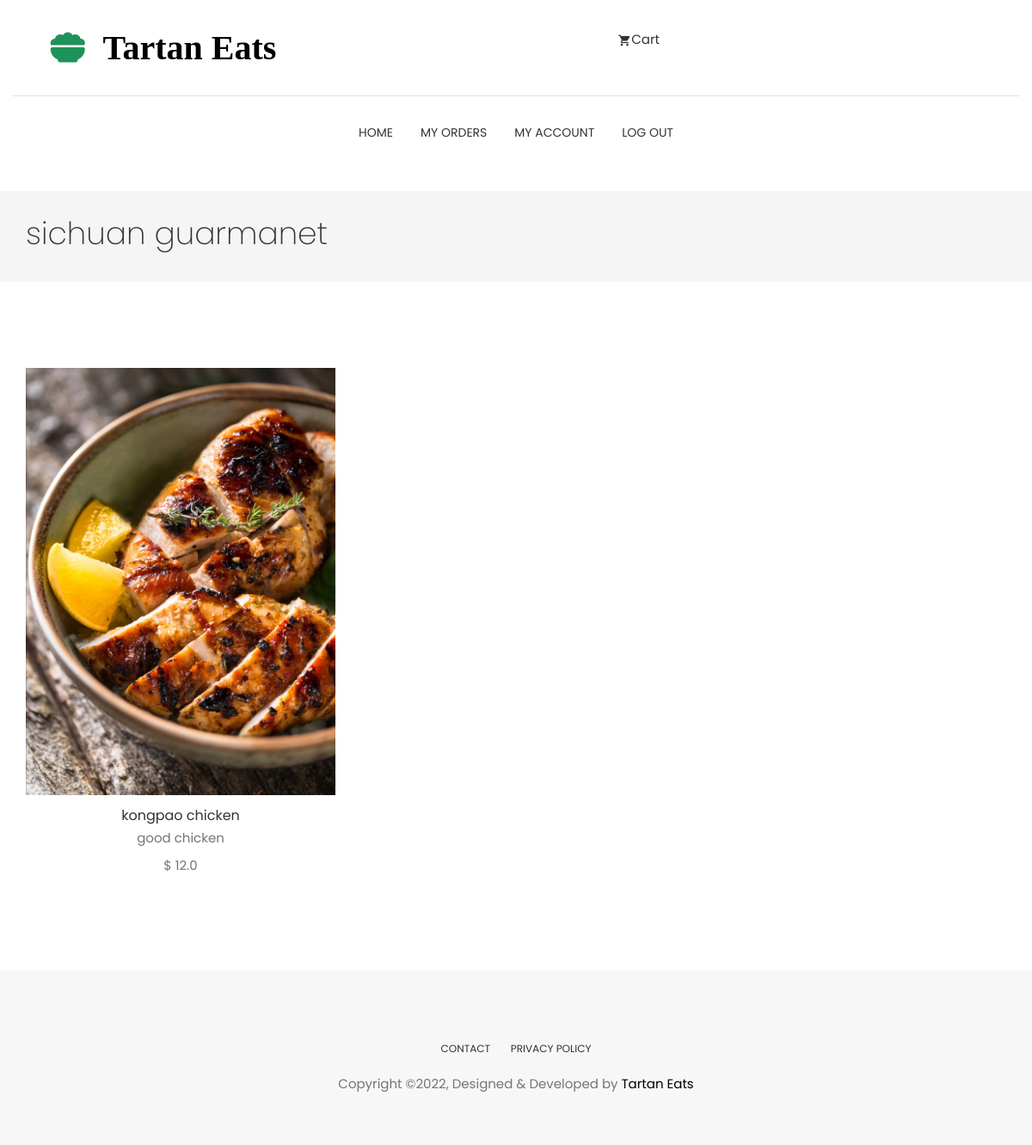
The page /customer-single-restaurant/5 (signed in) on the database its author committed.
### tartan_eats/models.py (models this page shows, shortened)
class Restaurant(models.Model):
    user = models.OneToOneField(User, on_delete=models.CASCADE, primary_key=True)
    restaurant_name = models.CharField(max_length=200)
    email = models.CharField(max_length=200)
    phone = PhoneNumberField(null=False, blank=False)
    restaurant_address = models.CharField(max_length=500)
    restaurant_description = models.CharField(max_length=2000)
    delivery_fee = models.FloatField(null=True, blank=True, default=None)
    restaurant_picture = models.FileField(blank=True)
    content_type = models.CharField(max_length=200, default="image/jpeg")

class Cuisine(models.Model):
    restaurant = models.ForeignKey(Restaurant, default=None, on_delete=models.PROTECT)
    cuisine_name = models.CharField(max_length=200)
    cuisine_description = models.CharField(max_length=2000)
    price = models.FloatField(null=True, blank=True, default=None)
    cuisine_picture = models.FileField(blank=True)
    content_type = models.CharField(max_length=200, default="image/jpeg")
    online = models.BooleanField(default=True)

### tartan_eats/views.py (the view)
# urls.py: path('customer-single-restaurant/<int:restaurant_id>', views.single_restaurant, name='customer-single-restaurant'),
@login_required
def single_restaurant(request, restaurant_id):
    if not request.user.id:
        return redirect(reverse('login'))
    if not hasattr(request.user, 'role'):
        print(hasattr(request.user, 'role'))
        return render(request, 'tartan_eats/register.html')
    restaurant = Restaurant.objects.get(user_id=restaurant_id)
    cuisines = Cuisine.objects.filter(restaurant=restaurant_id, online=True)
    context = {'restaurant': restaurant, 'cuisines': cuisines}
    orders_in_cart = get_orders(request.user.id, restaurant_id, "adding")
    if orders_in_cart:
        order_in_cart = orders_in_cart[0]
        all_cuisine_in_cart = Order_Cuisine.objects.filter(order=order_in_cart)
        all_cuisine_in_cart = filter_offline_order(request, all_cuisine_in_cart, order_in_cart)
        context['all_cuisine_in_cart'] = all_cuisine_in_cart
        context['order'] = order_in_cart
    if request.method == 'GET':
        return render(request, 'tartan_eats/customer-single-restaurant.html', context)

### tartan_eats/views.py (called while the page is built)
def get_orders(user_id, restaurant_id, order_status):
    order_in_cart = Order.objects.filter(customer=User.objects.get(id=user_id).customer,
                                         restaurant=User.objects.get(id=restaurant_id).restaurant,
                                         order_status=order_status)
    return order_in_cart

### tartan_eats/templates/tartan_eats/customer-single-restaurant.html (shortened to what this page needs)
{% extends "tartan_eats/base.html" %}
  {% load static %}
  {% block css %}
	<link rel="stylesheet" href="{% static 'plugins/animate/animate.css' %}">
	<link rel="stylesheet" href="{% static 'plugins/slick/slick.css' %}">
	<link rel="stylesheet" href="{% static 'plugins/slick/slick-theme.css' %}">
  {% endblock %}
{% block navbar %}
	<li>
	<a href="{% url 'customer-home' %}">Home</a>
	</li>
	<li>
	<a href="{% url 'customer-history-order' %}">My Orders</a>
	</li>
	<li>
	<a href="{% url 'customer-account' %}">My Account</a>
	</li>
{% endblock %}
{% block cart %}
	<div class="col-md-4 col-xs-12 col-sm-4">
		<ul class="top-menu text-right list-inline">
			<li class="dropdown cart-nav dropdown-slide">
				<a href="#!" class="dropdown-toggle" data-toggle="dropdown" data-hover="dropdown"><i
						class="tf-ion-android-cart"></i>Cart</a>
			</li>
		</ul>
	</div>
{% endblock %}
{% block pagename %}
	<section class="page-header">
	<div class="container">
		<div class="row">
		<div class="col-md-12">
			<div class="content">
			<h1 class="page-name">{{ restaurant.restaurant_name}}</h1>
			</div>
		</div>
		</div>
	</div>
	</section>
{% endblock %}
{% block content %}
<section class="products section">
		<div class="container">
			<div class="row">
				{% for cuisine in cuisines %}
					<div class="col-md-4">
					<div class="product-item">
						<div class="product-thumb">
						{% if not cuisine.cuisine_picture %}
							<img class="img-responsive" src="{% static 'images/res-profile-default.png' %}" alt="product-img" />
						{% else %}
							<img class="media-object" src="{% url 'res-photo' cuisine.id "cuisine" %}" alt="image" />
						{% endif %}
						</div>
						<div class="product-content">
						<h4>{{ cuisine.cuisine_name }}</h4>
						<p class="price">{{ cuisine.cuisine_description }}</p>
						<p class="price">$ {{ cuisine.price }}</p>
						</div>
					</div>
					</div>
				{% endfor %}
			</div>
		</div>
	</section>
{% endblock %}

### tartan_eats/static/css/style.css (style rules this page uses)
body { line-height: 1.5; font-family: "Poppins", sans-serif; -webkit-font-smoothing: antialiased; }
p { font-family: "Poppins", sans-serif; color: #757575; font-size: 15px; }
h1, h2, h3, h4, h5, h6 { font-family: "Poppins", sans-serif; }
h1, h2, h3, h4, h5, h6 { font-weight: 400; }
ol, ul { margin: 0; padding: 0; list-style: none; }
a, a:focus, a:hover { text-decoration: none; outline: 0; color: #000; }
.section { padding: 80px 0; }
.page-header { background: #f5f5f5; margin-top: 20px; border-bottom: none; padding: 30px 0; }
.page-header h1 { font-weight: 200; margin: 0 0 6px 0; }
.dropdown-slide { position: static; }
.top-header .top-menu > li > a { color: #333; font-size: 15px; padding: 0 8px; }
.top-header .top-menu > li > a i { font-size: 16px; margin-right: 2px; vertical-align: middle; }
.navigation .navbar-nav > li { position: static; }
.navigation .navbar-nav > li > a { color: #333; font-size: 14px; padding: 20px 15px; text-transform: uppercase; transition: .2s ease-in-out 0s; border: 1px solid transparent; }
.product-item { margin-bottom: 30px; }
.product-item .product-thumb { position: relative; }
.product-item .product-thumb img { width: 100%; height: auto; }
.product-item .product-thumb:before { transition: .3s all; opacity: 0; background: rgba(0, 0, 0, 0.6); content: ''; position: absolute; top: 0; right: 0; left: 0; bottom: 0; }
.product-item .product-content { text-align: center; }
.product-item .product-content h4 { font-size: 16px; font-weight: 400; margin-top: 15px; margin-bottom: 6px; }

### rows shown on the page
Restaurant: restaurant_name "sichuan guarmanet"
Cuisine: cuisine_name "kongpao chicken", cuisine_description "good chicken", price "12.0"
